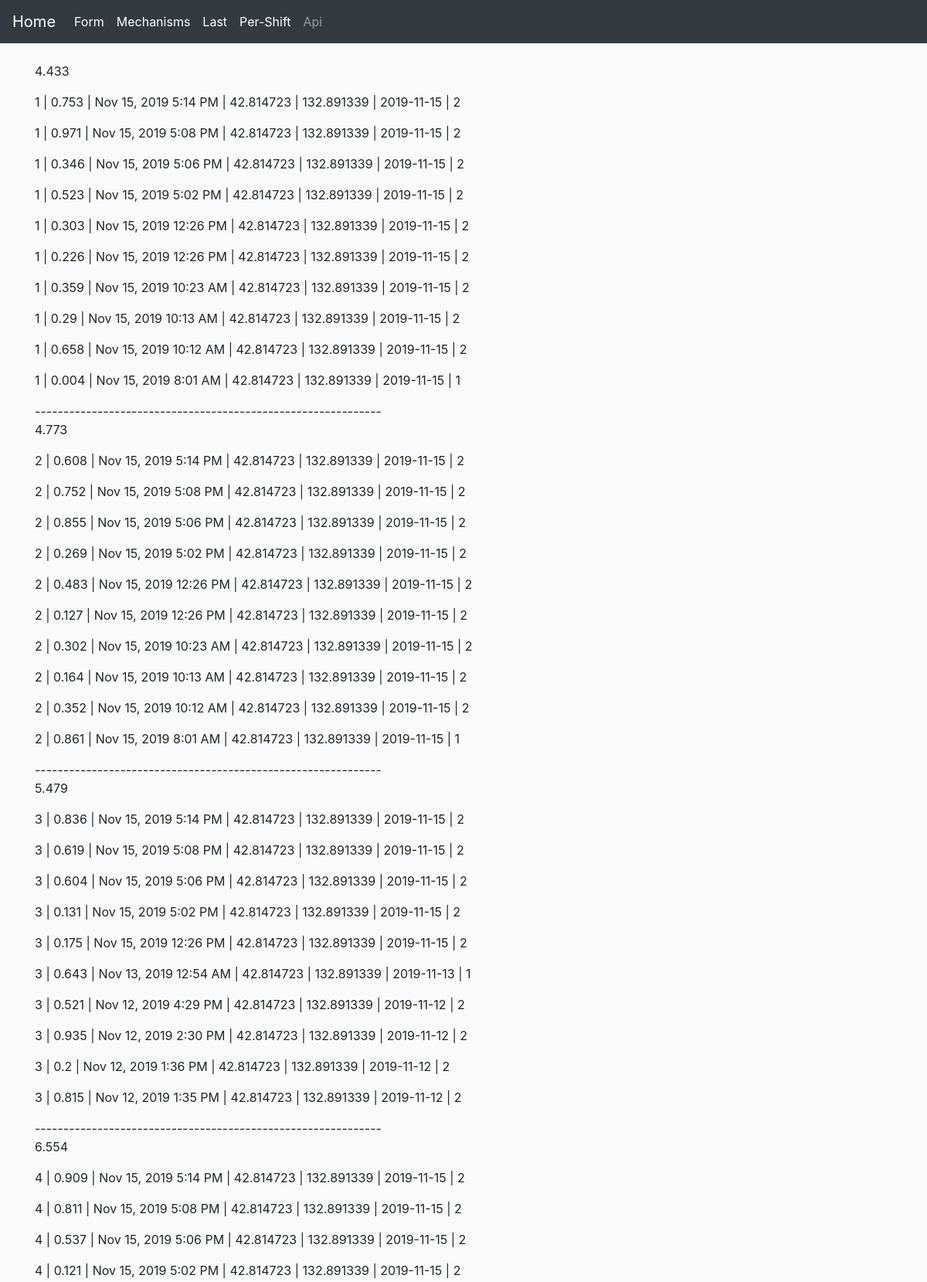
The page /last (upper part) on the database its author committed.
### app/model.py (models this page shows, shortened)
class Post(db.Model):
    id = db.Column(db.Integer, primary_key=True)
    mechanism_id = db.Column(db.Integer, db.ForeignKey('mechanism.id'))
    value = db.Column(db.Float)
    latitude = db.Column(db.Float)
    longitude = db.Column(db.Float)
    timestamp = db.Column(db.DateTime, index=True, default=datetime.utcnow)
    date_shift = db.Column(db.Date)
    shift = db.Column(db.Integer)

class Mechanism(db.Model):
    id = db.Column(db.Integer, primary_key=True)
    company = db.Column(db.String(64), index=True)
    type = db.Column(db.String(64), index=True)
    model = db.Column(db.String(64), index=True)
    number = db.Column(db.SmallInteger, index=True)
    name = db.Column(db.String(64), index=True, unique=True)
    posts = db.relationship('Post', backref='mech', lazy='dynamic')

### app/views.py (the view)
@app.route("/last")
def last():
    posts = [Post.query.filter_by(mechanism_id=p).order_by(
        Post.id.desc()).limit(10) for p in all_mechanisms_id()]
    return render_template("last.html",
                           title='Последние данные',
                           tim=datetime.now() + timedelta(days=2),
                           posts=posts)

### functions.py (called while the page is built)
def all_mechanisms_id():
    return [m.id for m in Mechanism.query.all()]

### app/templates/last.html
{% extends "base.html" %}
{% block main %}
<br>
{% for p in posts %}
<p>{{ p|sum(attribute='value')|round(3) if p[0] }}</p>
{% for post in p %}
<p>{{post.mech.number}} | {{post.value}} | {{moment(post.timestamp).format('lll')}} |
{{post.latitude}} | {{post.longitude}} |  {{post.date_shift}} | {{post.shift}} </p>
{% endfor %}
{{ '-------------------------------------------------------------' if p[0] }}
{% endfor %}
{% endblock %}

### app/static/main.css (style rules this page uses)
body { background-color: #fafafa; }

### rows shown on the page
Post: mech.number "1", value "0.753", timestamp "Nov 15, 2019 5:14 PM", latitude "42.814723", longitude "132.891339", date_shift "2019-11-15", shift "2"
Post: mech.number "1", value "0.971", timestamp "Nov 15, 2019 5:08 PM", latitude "42.814723", longitude "132.891339", date_shift "2019-11-15", shift "2"
Post: mech.number "1", value "0.346", timestamp "Nov 15, 2019 5:06 PM", latitude "42.814723", longitude "132.891339", date_shift "2019-11-15", shift "2"
Post: mech.number "1", value "0.523", timestamp "Nov 15, 2019 5:02 PM", latitude "42.814723", longitude "132.891339", date_shift "2019-11-15", shift "2"
Post: mech.number "1", value "0.303", timestamp "Nov 15, 2019 12:26 PM", latitude "42.814723", longitude "132.891339", date_shift "2019-11-15", shift "2"
Post: mech.number "1", value "0.226", timestamp "Nov 15, 2019 12:26 PM", latitude "42.814723", longitude "132.891339", date_shift "2019-11-15", shift "2"
Post: mech.number "1", value "0.359", timestamp "Nov 15, 2019 10:23 AM", latitude "42.814723", longitude "132.891339", date_shift "2019-11-15", shift "2"
Post: mech.number "1", value "0.29", timestamp "Nov 15, 2019 10:13 AM", latitude "42.814723", longitude "132.891339", date_shift "2019-11-15", shift "2"
Post: mech.number "1", value "0.658", timestamp "Nov 15, 2019 10:12 AM", latitude "42.814723", longitude "132.891339", date_shift "2019-11-15", shift "2"
Post: mech.number "1", value "0.004", timestamp "Nov 15, 2019 8:01 AM", latitude "42.814723", longitude "132.891339", date_shift "2019-11-15", shift "1"
Post: mech.number "2", value "0.608", timestamp "Nov 15, 2019 5:14 PM", latitude "42.814723", longitude "132.891339", date_shift "2019-11-15", shift "2"
Post: mech.number "2", value "0.752", timestamp "Nov 15, 2019 5:08 PM", latitude "42.814723", longitude "132.891339", date_shift "2019-11-15", shift "2"
Post: mech.number "2", value "0.855", timestamp "Nov 15, 2019 5:06 PM", latitude "42.814723", longitude "132.891339", date_shift "2019-11-15", shift "2"
Post: mech.number "2", value "0.269", timestamp "Nov 15, 2019 5:02 PM", latitude "42.814723", longitude "132.891339", date_shift "2019-11-15", shift "2"
Post: mech.number "2", value "0.483", timestamp "Nov 15, 2019 12:26 PM", latitude "42.814723", longitude "132.891339", date_shift "2019-11-15", shift "2"
Post: mech.number "2", value "0.127", timestamp "Nov 15, 2019 12:26 PM", latitude "42.814723", longitude "132.891339", date_shift "2019-11-15", shift "2"
Post: mech.number "2", value "0.302", timestamp "Nov 15, 2019 10:23 AM", latitude "42.814723", longitude "132.891339", date_shift "2019-11-15", shift "2"
Post: mech.number "2", value "0.164", timestamp "Nov 15, 2019 10:13 AM", latitude "42.814723", longitude "132.891339", date_shift "2019-11-15", shift "2"
Post: mech.number "2", value "0.352", timestamp "Nov 15, 2019 10:12 AM", latitude "42.814723", longitude "132.891339", date_shift "2019-11-15", shift "2"
Post: mech.number "2", value "0.861", timestamp "Nov 15, 2019 8:01 AM", latitude "42.814723", longitude "132.891339", date_shift "2019-11-15", shift "1"
Post: mech.number "3", value "0.836", timestamp "Nov 15, 2019 5:14 PM", latitude "42.814723", longitude "132.891339", date_shift "2019-11-15", shift "2"
Post: mech.number "3", value "0.619", timestamp "Nov 15, 2019 5:08 PM", latitude "42.814723", longitude "132.891339", date_shift "2019-11-15", shift "2"
Post: mech.number "3", value "0.604", timestamp "Nov 15, 2019 5:06 PM", latitude "42.814723", longitude "132.891339", date_shift "2019-11-15", shift "2"
Post: mech.number "3", value "0.131", timestamp "Nov 15, 2019 5:02 PM", latitude "42.814723", longitude "132.891339", date_shift "2019-11-15", shift "2"
Post: mech.number "3", value "0.175", timestamp "Nov 15, 2019 12:26 PM", latitude "42.814723", longitude "132.891339", date_shift "2019-11-15", shift "2"
Post: mech.number "3", value "0.643", timestamp "Nov 13, 2019 12:54 AM", latitude "42.814723", longitude "132.891339", date_shift "2019-11-13", shift "1"
Post: mech.number "3", value "0.521", timestamp "Nov 12, 2019 4:29 PM", latitude "42.814723", longitude "132.891339", date_shift "2019-11-12", shift "2"
Post: mech.number "3", value "0.935", timestamp "Nov 12, 2019 2:30 PM", latitude "42.814723", longitude "132.891339", date_shift "2019-11-12", shift "2"
Post: mech.number "3", value "0.2", timestamp "Nov 12, 2019 1:36 PM", latitude "42.814723", longitude "132.891339", date_shift "2019-11-12", shift "2"
Post: mech.number "3", value "0.815", timestamp "Nov 12, 2019 1:35 PM", latitude "42.814723", longitude "132.891339", date_shift "2019-11-12", shift "2"
Post: mech.number "4", value "0.909", timestamp "Nov 15, 2019 5:14 PM", latitude "42.814723", longitude "132.891339", date_shift "2019-11-15", shift "2"
Post: mech.number "4", value "0.811", timestamp "Nov 15, 2019 5:08 PM", latitude "42.814723", longitude "132.891339", date_shift "2019-11-15", shift "2"
Post: mech.number "4", value "0.537", timestamp "Nov 15, 2019 5:06 PM", latitude "42.814723", longitude "132.891339", date_shift "2019-11-15", shift "2"
Post: mech.number "4", value "0.121", timestamp "Nov 15, 2019 5:02 PM", latitude "42.814723", longitude "132.891339", date_shift "2019-11-15", shift "2"

### other values the page prints
{{ p|sum(attribute='value')|round(3) if p[0] }} "4.433" "4.773" "5.479" "6.554"
